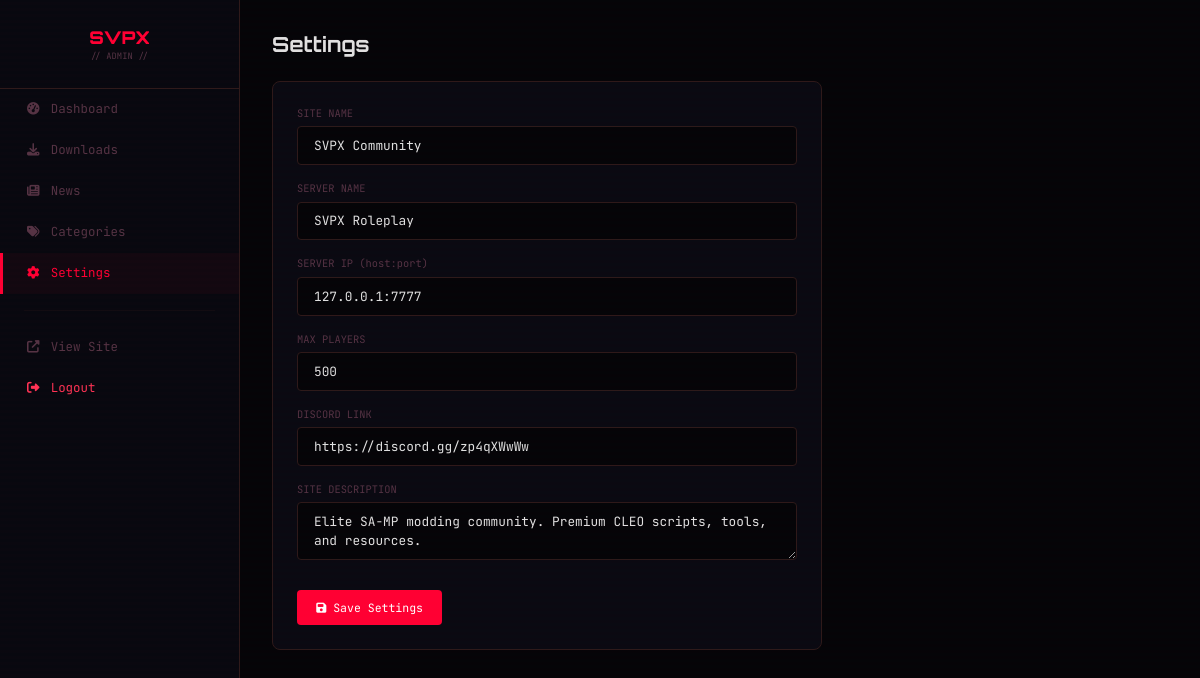
Screenshot of /admin/settings (signed in) with the database file from the repository.
### tables this page shows
CREATE TABLE settings (
            key TEXT PRIMARY KEY,
            value TEXT
        );

### app.py (the view, shortened to what this page needs)
@app.route("/admin/settings", methods=["GET", "POST"])
@admin_required
def admin_settings():
    return render_template("admin/settings.html")

### app.py (called while the page is built)
def admin_required(f):
    @wraps(f)
    def decorated(*args, **kwargs):
        if not session.get("admin_logged_in"):
            flash("Please login first.", "error")
            return redirect(url_for("admin_login"))
        return f(*args, **kwargs)
    return decorated

@app.context_processor
def inject_globals():
    return {
        "categories": get_categories(),
        "site_name": get_setting("site_name"),
        "server_name": get_setting("server_name"),
        "server_ip": get_setting("server_ip"),
        "discord_link": get_setting("discord_link"),
        "website_version": get_setting("website_version"),
        "current_year": datetime.now().year,
        "format_file_size": format_file_size,
        "get_setting": get_setting,
    }

### database.py (called while the page is built)
def get_db():
    conn = sqlite3.connect(DB_PATH)
    conn.row_factory = sqlite3.Row
    conn.execute("PRAGMA journal_mode=WAL")
    conn.execute("PRAGMA foreign_keys=ON")
    return conn

def get_categories():
    conn = get_db()
    cur = conn.execute("SELECT * FROM categories ORDER BY name")
    items = cur.fetchall()
    conn.close()
    return [dict(c) for c in items]

def get_setting(key):
    conn = get_db()
    cur = conn.execute("SELECT value FROM settings WHERE key=?", (key,))
    row = cur.fetchone()
    conn.close()
    return row["value"] if row else None

### templates/admin/settings.html (shortened to what this page needs)
<!DOCTYPE html>
<html lang="en">
<head>
    <link href="https://cdn.jsdelivr.net/npm/bootstrap@5.3.2/dist/css/bootstrap.min.css" rel="stylesheet">
    <link href="https://cdnjs.cloudflare.com/ajax/libs/font-awesome/6.5.1/css/all.min.css" rel="stylesheet">
</head>
<body>
    <div class="sidebar">
        <div class="sidebar-h"><div class="brand">SVPX</div><div style="font-size:0.55rem;color:var(--muted);font-family:'JetBrains Mono',monospace;">// ADMIN //</div></div>
        <div class="sidebar-nav">
            <a href="{{ url_for('admin_dashboard') }}"><i class="fas fa-tachometer-alt"></i> Dashboard</a>
            <a href="{{ url_for('admin_downloads') }}"><i class="fas fa-download"></i> Downloads</a>
            <a href="{{ url_for('admin_news') }}"><i class="fas fa-newspaper"></i> News</a>
            <a href="{{ url_for('admin_categories') }}"><i class="fas fa-tags"></i> Categories</a>
            <a href="{{ url_for('admin_settings') }}" class="active"><i class="fas fa-cog"></i> Settings</a>
            <hr style="border-color:var(--border);margin:1rem 1.5rem;">
            <a href="{{ url_for('index') }}"><i class="fas fa-external-link-alt"></i> View Site</a>
            <a href="{{ url_for('admin_logout') }}" style="color:#ff3355;"><i class="fas fa-sign-out-alt"></i> Logout</a>
        </div>
    </div>
    <div class="main">
        <h1 style="font-family:'Orbitron',monospace;font-weight:700;font-size:1.3rem;margin-bottom:1.5rem;">Settings</h1>
        <div class="card-c">
            <form method="POST" action="{{ url_for('admin_settings') }}">
                <div class="mb-3">
                    <label style="font-size:0.65rem;color:var(--muted);font-family:'JetBrains Mono',monospace;display:block;margin-bottom:0.3rem;">SITE NAME</label>
                    <input type="text" name="site_name" class="cyber-inp" value="{{ get_setting('site_name') or 'SVPX Community' }}">
                </div>
                <div class="mb-3">
                    <label style="font-size:0.65rem;color:var(--muted);font-family:'JetBrains Mono',monospace;display:block;margin-bottom:0.3rem;">SERVER NAME</label>
                    <input type="text" name="server_name" class="cyber-inp" value="{{ get_setting('server_name') or '' }}">
                </div>
                <div class="mb-3">
                    <label style="font-size:0.65rem;color:var(--muted);font-family:'JetBrains Mono',monospace;display:block;margin-bottom:0.3rem;">SERVER IP (host:port)</label>
                    <input type="text" name="server_ip" class="cyber-inp" value="{{ get_setting('server_ip') or '' }}">
                </div>
                <div class="mb-3">
                    <label style="font-size:0.65rem;color:var(--muted);font-family:'JetBrains Mono',monospace;display:block;margin-bottom:0.3rem;">MAX PLAYERS</label>
                    <input type="number" name="max_players" class="cyber-inp" value="{{ get_setting('max_players') or '500' }}">
                </div>
                <div class="mb-3">
                    <label style="font-size:0.65rem;color:var(--muted);font-family:'JetBrains Mono',monospace;display:block;margin-bottom:0.3rem;">DISCORD LINK</label>
                    <input type="url" name="discord_link" class="cyber-inp" value="{{ get_setting('discord_link') or '' }}">
                </div>
                <div class="mb-4">
                    <label style="font-size:0.65rem;color:var(--muted);font-family:'JetBrains Mono',monospace;display:block;margin-bottom:0.3rem;">SITE DESCRIPTION</label>
                    <textarea name="description" class="cyber-inp" rows="2" style="resize:vertical;">{{ get_setting('description') or '' }}</textarea>
                </div>
                <button type="submit" class="btn-a"><i class="fas fa-save"></i> Save Settings</button>
            </form>
        </div>
    </div>
</body>
</html>

### templates/admin/settings.html (style rules this page uses)
:root { --bg:#050508; --bg2:#0a0a12; --side:#08080f; --blue:#ff0033; --text:#e0e0e0; --muted:#553344; --border:#2e1a1a; }
* { margin:0; padding:0; box-sizing:border-box; }
body { font-family:'Inter',sans-serif; background:var(--bg); color:var(--text); min-height:100vh; }
body::after { content:''; position:fixed; top:0; left:0; width:100%; height:100%; background:repeating-linear-gradient(0deg,transparent,transparent 3px,rgba(255,0,51,0.006) 3px,rgba(255,0,51,0.006) 6px); pointer-events:none; z-index:9999; }
.sidebar { position:fixed; top:0; left:0; width:240px; height:100vh; background:var(--side); border-right:1px solid var(--border); z-index:1000; }
.sidebar-h { padding:1.5rem; border-bottom:1px solid var(--border); text-align:center; }
.sidebar-h .brand { font-family:'Orbitron',monospace; font-weight:900; font-size:1.1rem; color:var(--blue); }
.sidebar-nav a { display:flex; align-items:center; gap:0.7rem; padding:0.7rem 1.5rem; color:var(--muted); text-decoration:none; font-family:'JetBrains Mono',monospace; font-size:0.78rem; transition:all 0.3s; border-left:3px solid transparent; }
.sidebar-nav a:hover, .sidebar-nav a.active { color:var(--blue); background:rgba(255,0,51,0.04); border-left-color:var(--blue); }
.main { margin-left:240px; padding:2rem; position:relative; z-index:1; }
.card-c { background:var(--bg2); border:1px solid var(--border); border-radius:8px; padding:1.5rem; max-width:550px; }
.cyber-inp { background:#050508; border:1px solid var(--border); color:var(--text); font-family:'JetBrains Mono',monospace; font-size:0.8rem; padding:0.55rem 1rem; width:100%; border-radius:4px; outline:none; transition:all 0.3s; }
.btn-a { background:var(--blue); color:#fff; border:none; font-family:'JetBrains Mono',monospace; font-size:0.72rem; padding:0.55rem 1.2rem; border-radius:4px; cursor:pointer; transition:all 0.3s; text-decoration:none; }

### rows the page displays
settings: site_name "SVPX Community"
settings: server_name "SVPX Roleplay"
settings: server_ip "127.0.0.1:7777"
settings: max_players "500"
settings: discord_link "https://discord.gg/zp4qXWwWw"
settings: description "Elite SA-MP modding community. Premium CLEO scripts, tools, and resources."
